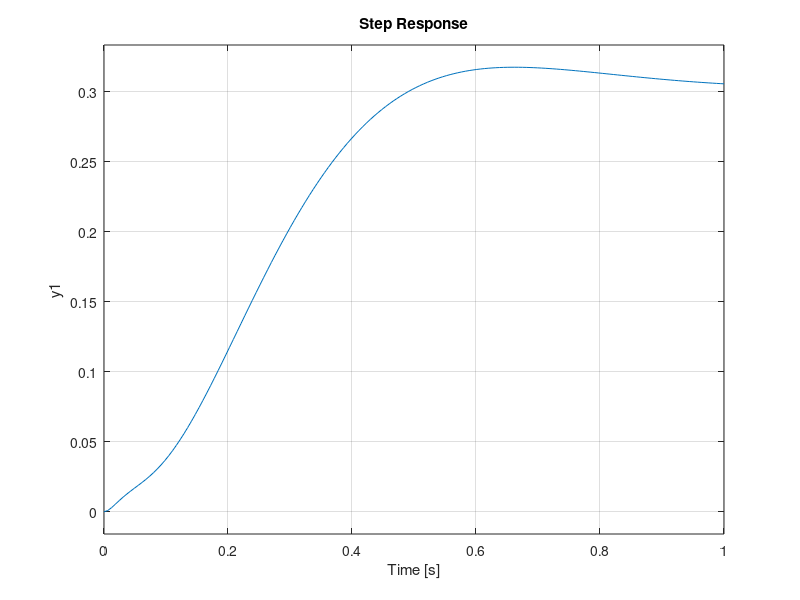

MATLAB code for this plot: (Note: this script raises an error after producing the figure.)
clc
clear
%sys=tf([],[]);
A = [0 1 0 0; 0 -34.69 594.52 0; 0, 0 , 0, 1 ; 0, 34.69 , -1251.63 , 0];
B = [0 ; 61.065 ; 0 ; -61.065];
C = [1 0 0 0];
D = 0;
%poles(sys)
p=[-4.968+1i*5.211 ,-4.968-1i*5.211 , -50 , -51];
k=place(A,B,p);
An=A-B*k;
[a,b]=ss2tf(An,B,C,D);
sys_new=tf(a,b);

eig(A);
eig(An);
k;
step(sys_new,1)
stepinfo(ss(An,B,C,D))
